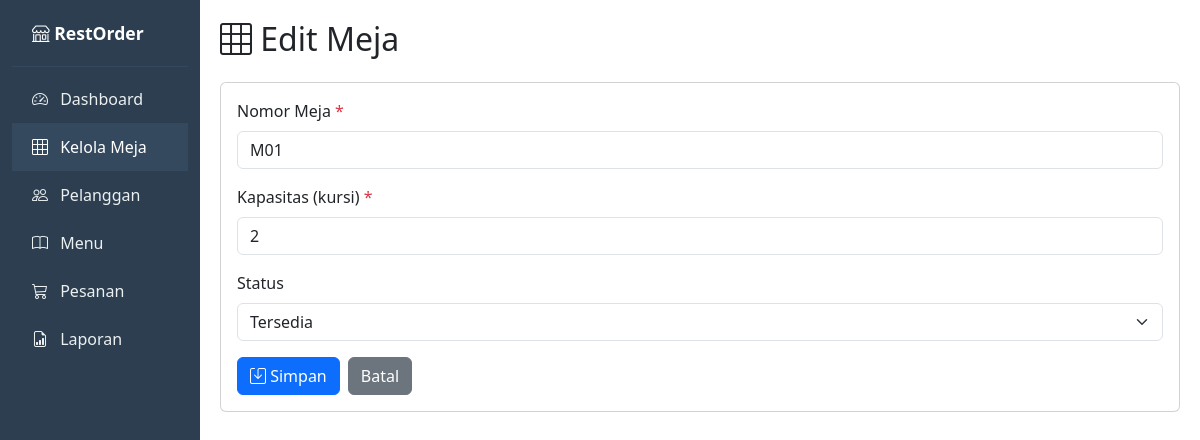
/?page=meja&action=edit&id=1, run on the app's committed database.
### tables this page shows
CREATE TABLE IF NOT EXISTS meja (
    id          INT UNSIGNED AUTO_INCREMENT PRIMARY KEY,
    nomor_meja  VARCHAR(10) NOT NULL UNIQUE COMMENT 'Nomor identitas meja (misal: M01)',
    kapasitas   TINYINT UNSIGNED NOT NULL DEFAULT 4 COMMENT 'Jumlah kursi',
    status      ENUM('tersedia', 'terisi', 'dipesan') NOT NULL DEFAULT 'tersedia',
    created_at  TIMESTAMP DEFAULT CURRENT_TIMESTAMP,
    updated_at  TIMESTAMP DEFAULT CURRENT_TIMESTAMP ON UPDATE CURRENT_TIMESTAMP
);

### src/Controllers/MejaController.php (called while the page is built, shortened)
<?php
class MejaController extends BaseController
{
    private MejaRepository $repo;
    public function __construct(\PDO $pdo)
    {
        $this->repo = new MejaRepository($pdo);
    }
    public function edit(): void
    {
        $id = (int) ($_GET['id'] ?? 0);
        $meja = $this->repo->findById($id);
        $this->render('meja/form.php', [
            'pageTitle'   => 'Edit Meja',
            'currentPage' => 'meja',
            'meja'        => $meja,
            'formAction'  => '?page=meja&action=update&id=' . $id,
        ]);
    }
}

### public/index.php (called while the page is built, shortened)
<?php
$pdo = require __DIR__ . '/../config/database.php';
$action = $_GET['action'] ?? 'index';
try {
    $controller = new $controllerClass($pdo);
    $controller->$action();
} catch (\Exception $e) {
    error_log($e->getMessage());
    http_response_code(500);
    echo "Terjadi kesalahan pada server. Silakan coba lagi.";
}

### src/Repositories/MejaRepository.php (called while the page is built, shortened)
<?php
class MejaRepository
{
    private PDO $pdo;
    public function __construct(PDO $pdo)
    {
        $this->pdo = $pdo;
    }
    public function findById(int $id): ?Meja
    {
        $stmt = $this->pdo->prepare("SELECT * FROM meja WHERE id = :id");
        $stmt->execute(['id' => $id]);
        $row = $stmt->fetch();
        return $row ? $this->mapToModel($row) : null;
    }
    private function mapToModel(array $row): Meja
    {
        return new Meja(
            nomorMeja: $row['nomor_meja'],
            kapasitas: (int) $row['kapasitas'],
            status: $row['status'],
            id: (int) $row['id']
        );
    }
}

### src/Models/Meja.php (called while the page is built, shortened)
<?php
class Meja
{
    private string $nomorMeja;
    private int $kapasitas;
    private string $status;
    public function __construct(
        string $nomorMeja = '',
        int $kapasitas = 4,
        string $status = 'tersedia',
        ?int $id = null
    ) {
        $this->nomorMeja = $nomorMeja;
        $this->kapasitas = $kapasitas;
        $this->status    = $status;
    }
    public function getNomorMeja(): string
    {
        return $this->nomorMeja;
    }
    public function getKapasitas(): int
    {
        return $this->kapasitas;
    }
    public function getStatus(): string
    {
        return $this->status;
    }
}

### views/meja/form.php (the view)
<h2 class="mb-4">
    <i class="bi bi-grid-3x3"></i>
    <?= $meja === null ? 'Tambah Meja Baru' : 'Edit Meja' ?>
</h2>
<div class="card">
    <div class="card-body">
        <form method="POST" action="<?= $formAction ?>">
            <div class="mb-3">
                <label for="nomor_meja" class="form-label">Nomor Meja <span class="text-danger">*</span></label>
                <input type="text" class="form-control" id="nomor_meja" name="nomor_meja"
                       value="<?= htmlspecialchars($meja ? $meja->getNomorMeja() : '') ?>"
                       placeholder="Contoh: M01" required>
            </div>
            <div class="mb-3">
                <label for="kapasitas" class="form-label">Kapasitas (kursi) <span class="text-danger">*</span></label>
                <input type="number" class="form-control" id="kapasitas" name="kapasitas"
                       value="<?= $meja ? $meja->getKapasitas() : 4 ?>"
                       min="1" max="20" required>
            </div>
            <div class="mb-3">
                <label for="status" class="form-label">Status</label>
                <select class="form-select" id="status" name="status">
                    <?php foreach (['tersedia', 'terisi', 'dipesan'] as $s): ?>
                        <option value="<?= $s ?>" <?= ($meja && $meja->getStatus() === $s) ? 'selected' : '' ?>>
                            <?= ucfirst($s) ?>
                        </option>
                    <?php endforeach; ?>
                </select>
            </div>
            <div class="d-flex gap-2">
                <button type="submit" class="btn btn-primary">
                    <i class="bi bi-save"></i> Simpan
                </button>
                <a href="?page=meja" class="btn btn-secondary">Batal</a>
            </div>
        </form>
    </div>
</div>

### data on the page
meja: nomor_meja "M01", kapasitas "2", status "Tersedia"
